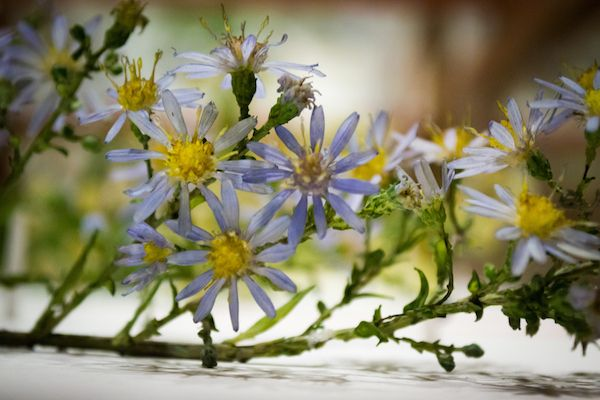
#> input picture img/flower1.jpg, 600 x 400 px
$ python RGBtoYUV-opencv2.py
#> lines starting #> are read from the running program, lines starting #| are printed output that depends on the picture
import numpy as np
import cv2

img = cv2.imread('img/flower1.jpg')
#> img is the input picture: shape (400, 600, 3); mean B, G, R 104.9, 133.4, 136.7

def colormap_u():
    return np.array([[[i,255-i,0] for i in range(256)]],dtype=np.uint8)

def colormap_v():
    return np.array([[[0,255-i,i] for i in range(256)]],dtype=np.uint8)

img_yuv = cv2.cvtColor(img, cv2.COLOR_RGB2YUV)
#> img_yuv: shape (400, 600, 3); mean of channels 0, 1, 2 125.3, 133.6, 110.1
y, u, v = cv2.split(img_yuv)
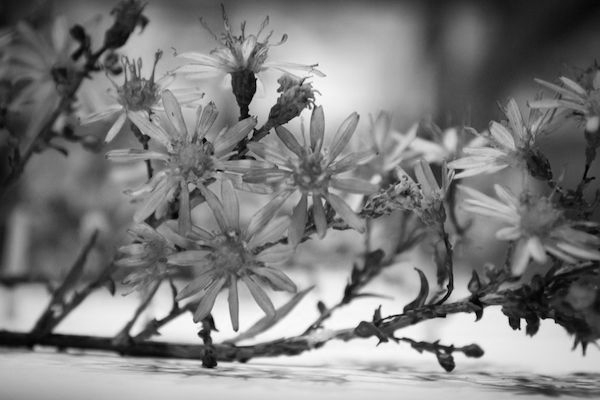
#> y: shape (400, 600); min 1, max 255, mean 125.3
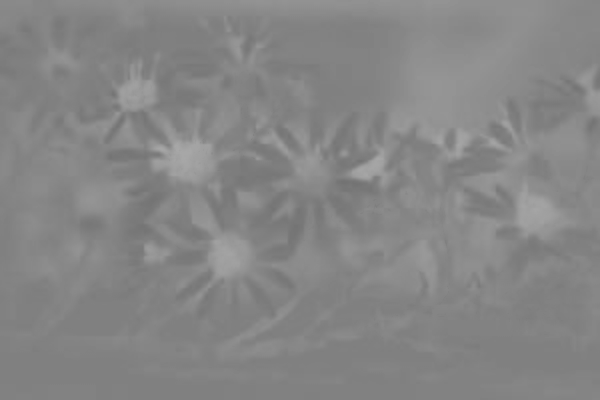
#> u: shape (400, 600); min 115, max 168, mean 133.6
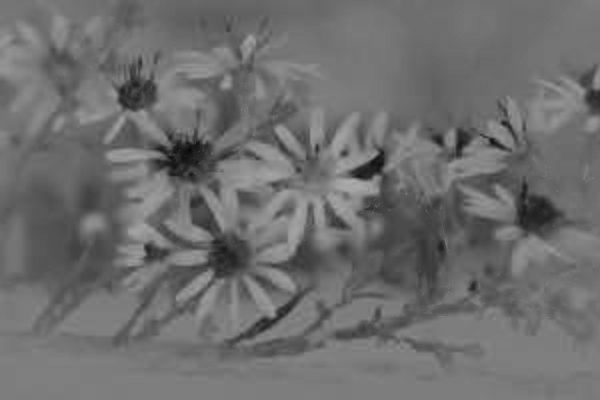
#> v: shape (400, 600); min 8, max 176, mean 110.1
lut_u, lut_v = colormap_u(), colormap_v()

# Convert back to RGB to apply the Lookup table
y = cv2.cvtColor(y, cv2.COLOR_GRAY2RGB)
#> y: shape (400, 600, 3)
u = cv2.cvtColor(u, cv2.COLOR_GRAY2RGB)
#> u: shape (400, 600, 3)
v = cv2.cvtColor(v, cv2.COLOR_GRAY2RGB)
#> v: shape (400, 600, 3)

u_mapped = cv2.LUT(u, lut_u)
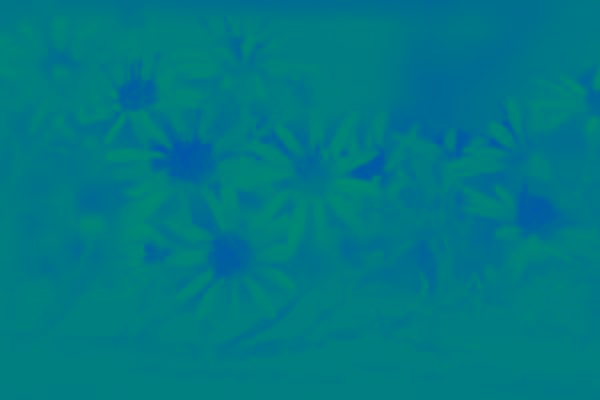
#> u_mapped: shape (400, 600, 3); mean B, G, R 133.6, 121.4, 0
v_mapped = cv2.LUT(v, lut_v)
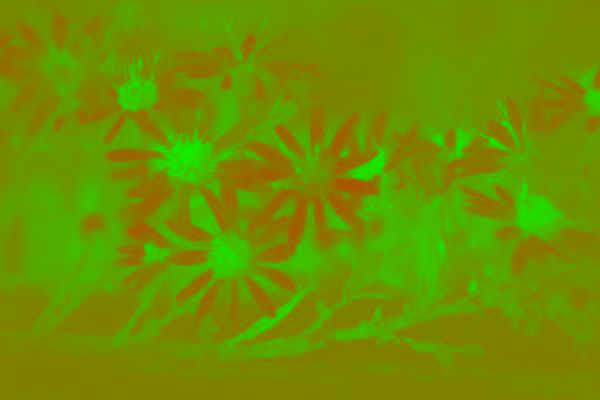
#> v_mapped: shape (400, 600, 3); mean B, G, R 0, 144.9, 110.1

cv2.imshow('image',img)
cv2.imshow('Y',y)
cv2.imshow('U',u_mapped)
cv2.imshow('V',v_mapped)
cv2.waitKey(0)
cv2.destroyAllWindows()

RGB=cv2.cvtColor(img_yuv,cv2.COLOR_YUV2RGB)
cv2.imshow('RGB',RGB)
cv2.waitKey(0)
cv2.destroyAllWindows()
